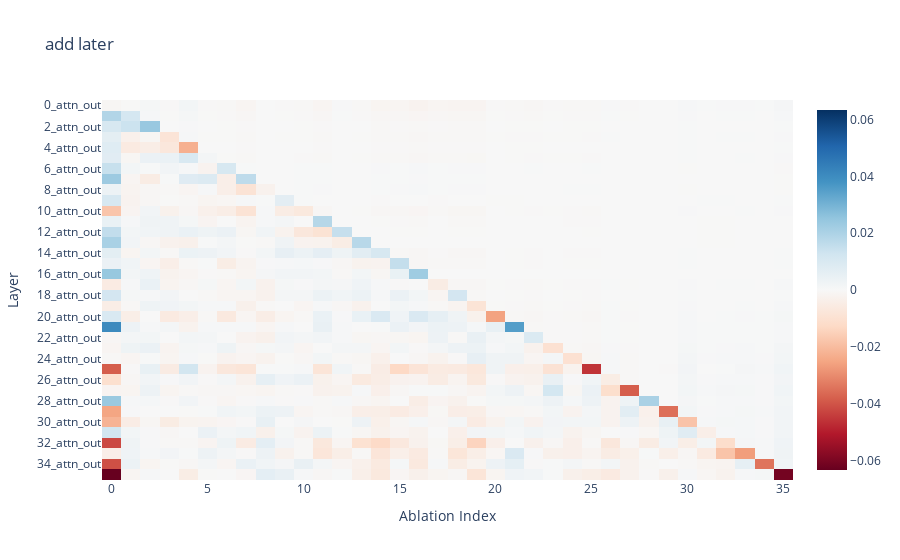

This figure's notebook cell:
### Code cell
results_attn_CE = run_experiment_on_delta_ablate(dataset, n=2, activation_to_ablate="attn_out") 
plot_ablate_idx_x_effect_idx_sum(results_attn_CE, attribution_type="attn", ablation_type="attn", use_target=False)

### Figure 1 — Plotly figure (JSON) as saved in the notebook; plotly's stock layout.template omitted (floating-point values rounded to 4 significant figures; data arrays with more than 128 entries replaced by an {"elided": "..."} marker saying what was removed)
{"data": [{"coloraxis": "coloraxis", "hovertemplate": "Ablation Index: %{x}<br>Layer: %{y}<br>color: %{z}<extra></extra>", "name": "0", "type": "heatmap", "xaxis": "x", "y": ["0_attn_out", "1_attn_out", "2_attn_out", "3_attn_out", "4_attn_out", "5_attn_out", "6_attn_out", "7_attn_out", "8_attn_out", "9_attn_out", "10_attn_out", "11_attn_out", "12_attn_out", "13_attn_out", "14_attn_out", "15_attn_out", "16_attn_out", "17_attn_out", "18_attn_out", "19_attn_out", "20_attn_out", "21_attn_out", "22_attn_out", "23_attn_out", "24_attn_out", "25_attn_out", "26_attn_out", "27_attn_out", "28_attn_out", "29_attn_out", "30_attn_out", "31_attn_out", "32_attn_out", "33_attn_out", "34_attn_out", "35_attn_out"], "yaxis": "y", "z": {"elided": "36x36 float values"}}], "layout": {"autosize": true, "coloraxis": {"cmid": 0, "colorscale": [[0, "rgb(103,0,31)"], [0.1, "rgb(178,24,43)"], [0.2, "rgb(214,96,77)"], [0.3, "rgb(244,165,130)"], [0.4, "rgb(253,219,199)"], [0.5, "rgb(247,247,247)"], [0.6, "rgb(209,229,240)"], [0.7, "rgb(146,197,222)"], [0.8, "rgb(67,147,195)"], [0.9, "rgb(33,102,172)"], [1, "rgb(5,48,97)"]]}, "title": {"text": "add later"}, "xaxis": {"anchor": "y", "autorange": true, "constrain": "domain", "domain": [0, 1], "range": [-0.5, 35.5], "scaleanchor": "y", "title": {"text": "Ablation Index"}}, "yaxis": {"anchor": "x", "autorange": true, "constrain": "domain", "domain": [0, 1], "range": [35.5, -0.5], "title": {"text": "Layer"}, "type": "category"}}}
